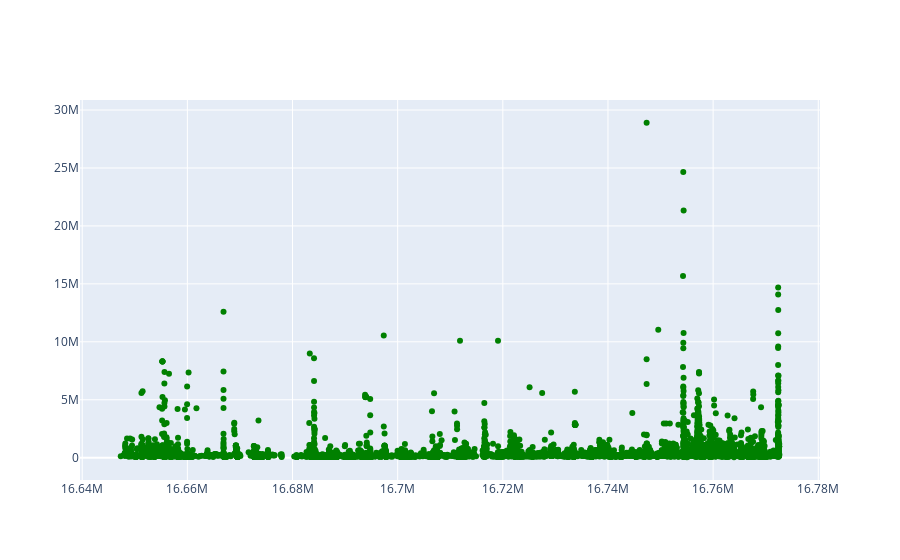

The notebook cell this image was saved under:
### Markdown cell above
Create a plot of gas spent per block:

### Code cell
import plotly.express as px
import plotly.graph_objects as go
import plotly.graph_objects as go

fig = go.Figure(data=go.Scatter(
    x=list(gas_per_block.keys()),
    y=list(gas_per_block.values()),
    name = "erc720 gas per block",
  
    mode='markers',
    marker_color='green'
   
))



fig.show()

### Figure 1 — Plotly figure (JSON) as saved in the notebook; plotly's stock layout.template omitted (floating-point values rounded to 4 significant figures; data arrays with more than 128 entries replaced by an {"elided": "..."} marker saying what was removed)
{"data": [{"marker": {"color": "green"}, "mode": "markers", "name": "erc720 gas per block", "type": "scatter", "x": {"elided": "9063 int values"}, "y": {"elided": "9063 int values"}}], "layout": {}}
